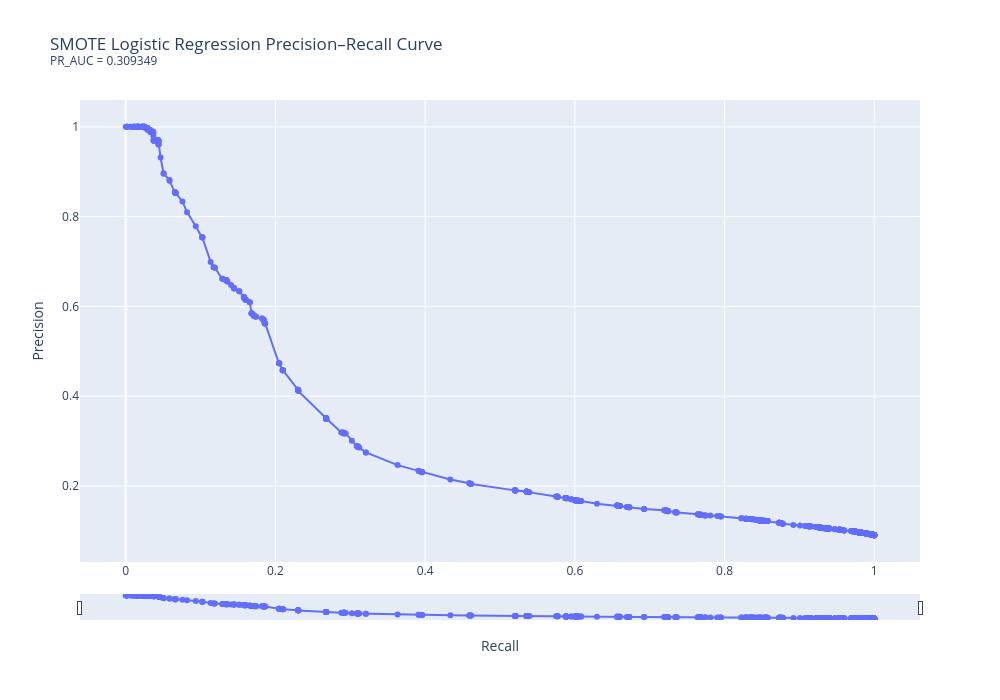

This figure's notebook cell:
### Markdown cell above
## 13. Precision-Recall Curve.
A precision-recall curve can be used to visualise the *SMOTE* model's precision/recall change as the classification threshold changes. It shows precision (how many of the predicted positives were correctly flagged) against recall (how many true positives the model found) across different thresholds. Below is the precision-recall curve for the model. This graph supports analysis of how the precision and recall trade-off with each other as the threshold changes.
- **Precision** = What proportion did we get right? Of all the *lates* that were predicted, what proportion did we get right?
- **Recall** = What proportion of real positives did we get right? Of all the companies that were actually *late* what proportion did we predict?
- **F1** = The average of **precision** and **recall** (the harmonic mean).

A perfectly straight line y=-x would indicate that precision and recall were perfectly inversely proportional, as one increases the other decreases at the same rate.

### Code cell
# generate an interactive precision–recall curve for the SMOTE logistic regression model
# using the 'plot_interactive-_pr_curve' helper function from 'visualisations.py'
plot_interactive_pr_curve(
    y_true=y_test,
    y_prob=y_prob_smote,
    title="SMOTE Logistic Regression Precision–Recall Curve",
    save_prefix="smote_pr_curve"
)

### Figure 1 — Plotly figure (JSON) as saved in the notebook; plotly's stock layout.template omitted (floating-point values rounded to 4 significant figures; data arrays with more than 128 entries replaced by an {"elided": "..."} marker saying what was removed)
{"data": [{"hovertemplate": "Recall: %{x:.4f}<br>Precision: %{y:.6f}<extra></extra>", "mode": "lines+markers", "name": "Precision–Recall Curve", "type": "scatter", "x": {"elided": "865 float values"}, "y": {"elided": "865 float values"}}], "layout": {"height": 700, "hovermode": "closest", "title": {"text": "SMOTE Logistic Regression Precision–Recall Curve<br><sup>PR_AUC = 0.309349</sup>"}, "width": 1000, "xaxis": {"rangeslider": {"thickness": 0.05, "visible": true}, "title": {"text": "Recall"}}, "yaxis": {"title": {"text": "Precision"}}}}
